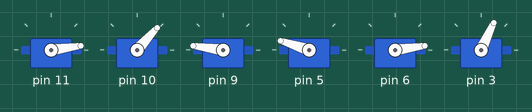
The sketch below on a simulated Arduino Uno, built with avr-gcc and run on an emulated ATmega328P. Shown: 6 × servo.

Above: at 6.17 s.
At 8.3 s:
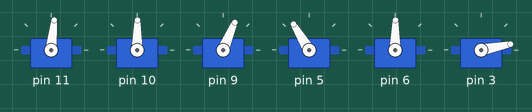
At 10.3 s:
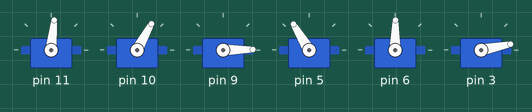
At 19.4 s:
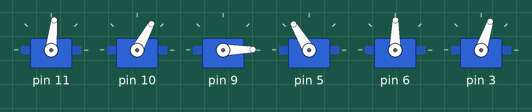
At 26.27 s:
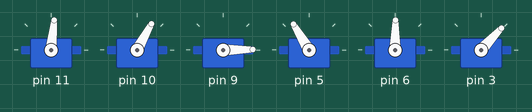
At 35.3 s:
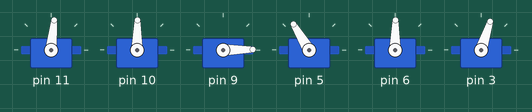
Timing chart, 0 to 40.0 s (numbered marks = the images above):
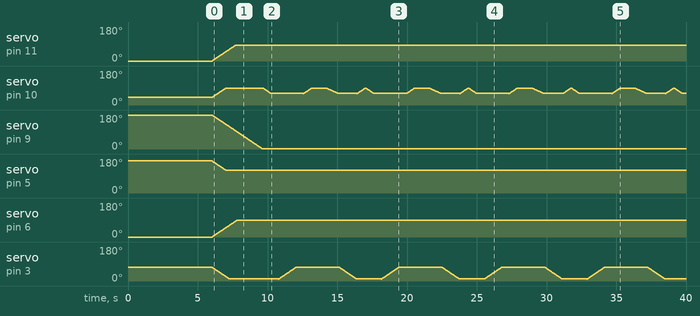

The sketch:

Bras_ramasse_canette_sur_croix.ino
```cpp
/*
  take the can.ino

 This example commands to the Braccio to take a can from the table on the x

 Created on 01/05/2022
 by Silver

 This example is in the public domain.
*/

#include <Braccio.h>
#include <Servo.h>


Servo base;
Servo shoulder;
Servo elbow;
Servo wrist_rot;
Servo wrist_ver;
Servo gripper;


void setup() {

  Braccio.begin();
}

void loop() {


  //The braccio will go to the right position to grab the can
  Braccio.ServoMovement(20,          85,  90, 0, 120,  90,   0);

  //Only M2 moves, for the gripper to be at the level of the can
  Braccio.ServoMovement(20,           85,  60, 0, 120,  90,  0 );

  delay(500);
  //Only M6 moves, Gripper closed to grab the can
  Braccio.ServoMovement(20,           85,  60, 0, 120,  90,  73 );
  delay(500);
  //Only M2 moves, to check if the braccia indeed grabbed the can
  Braccio.ServoMovement(20,         85,   90, 0,  120,  90, 73 );
  delay(1000);
  //Putting back the Can back on the x
  Braccio.ServoMovement(30,           85,  60, 0, 120,  90,  73 );
  Braccio.ServoMovement(20,           85,  60, 0, 120,  90,  0 );

}
```

Measured:
- by itself, servo on pin 11: moves from 0° to 84° over 1.7 s
- by itself, servo on pin 9: moves from 180° to 1° over 3.6 s
- by itself, servo on pin 5: moves from 170° to 121° over 0.98 s
- by itself, servo on pin 6: moves from 0° to 89° over 1.8 s
